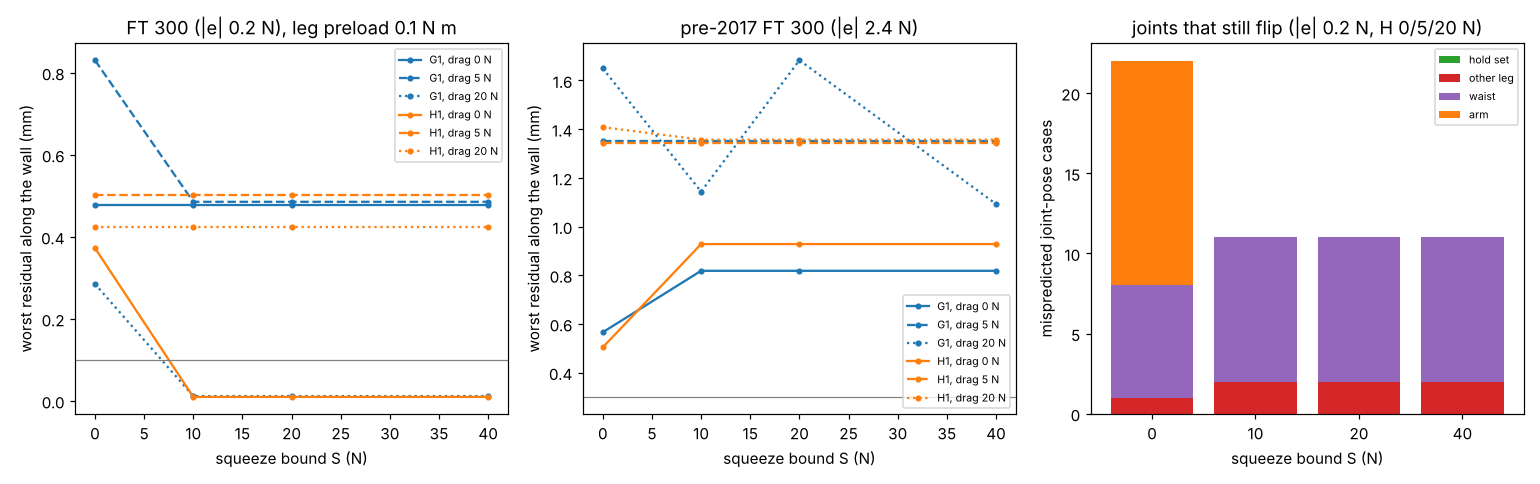

Generate this figure with Python:
"""Figure for milestone 38: python experiments/m38_squeeze/figure.py (reads results.json)."""
import json
import os

import matplotlib
matplotlib.use("Agg")
import matplotlib.pyplot as plt  # noqa: E402

HERE = os.path.dirname(os.path.abspath(__file__))
R = json.load(open(os.path.join(HERE, "results.json")))
MM = 1e-3
SQ = R["S"]


def worst(n, S, H, b):
    w = [x for x in R["B"] if x["robot"] == n and x["S"] == S and x["H"] == H and x["b"] == b][0]["worst"]
    return None if w is None else abs(w["y"]) / MM


fig, axes = plt.subplots(1, 3, figsize=(14, 4.4))
for ax, b, title, ref in ((axes[0], 0.2, "FT 300 (|e| 0.2 N), leg preload 0.1 N m", 0.1),
                          (axes[1], 2.4, "pre-2017 FT 300 (|e| 2.4 N)", 0.3)):
    for j, n in enumerate(("g1", "h1")):
        for H, ls in zip(R["H"], ("-", "--", ":")):
            ax.plot(SQ, [worst(n, S, H, b) for S in SQ], ls, marker="o", ms=3, color=f"C{j}",
                    label=f"{n.upper()}, drag {H:g} N")
    ax.axhline(ref, color="0.5", lw=0.8)
    ax.set_xlabel("squeeze bound S (N)")
    ax.set_ylabel("worst residual along the wall (mm)")
    ax.set_title(title)
    ax.legend(fontsize=7)

ax = axes[2]
kinds = ("hold", "leg", "waist", "arm")
labels = ("hold set", "other leg", "waist", "arm")
bottom = [0] * len(SQ)
for k, lab, c in zip(kinds, labels, ("C2", "C3", "C4", "C1")):
    v = [R["census_total"][str(S)][k] for S in SQ]
    ax.bar([str(int(S)) for S in SQ], v, bottom=bottom, color=c, label=lab)
    bottom = [a + b for a, b in zip(bottom, v)]
ax.set_xlabel("squeeze bound S (N)")
ax.set_ylabel("mispredicted joint-pose cases")
ax.set_title("joints that still flip (|e| 0.2 N, H 0/5/20 N)")
ax.legend(fontsize=7)
fig.tight_layout()
fig.savefig(os.path.join(HERE, "figure.png"), dpi=110)
print("wrote figure.png")
